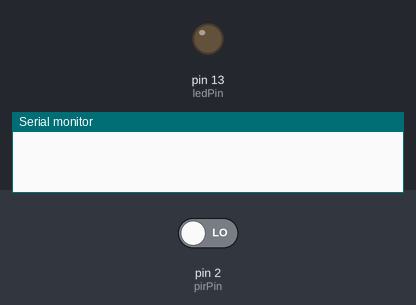
The sketch below on a simulated Arduino Uno, built with avr-gcc and run on an emulated ATmega328P. On the bench: output pins drawn as LEDs (lit = HIGH), the last lines printed to the serial monitor. Dashed ring = blinking. Inputs (shaded band) come from the test bench; at power-on: pin 2 (pirPin) LOW.

Above: at 1.2 s.
1.3 s: pin 2 (pirPin) driven HIGH
At 1.7 s:
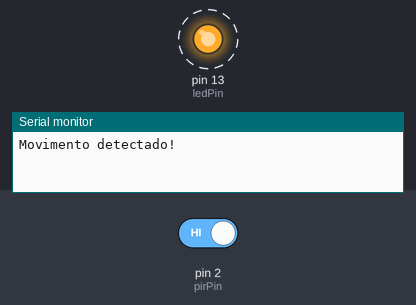
4.3 s: pin 2 (pirPin) driven LOW
At 5.4 s:
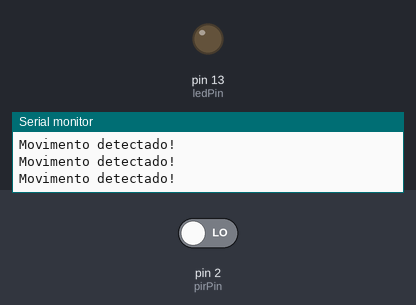
Timing chart, 0 to 7.3 s (numbered marks = the images above; inputs shaded):
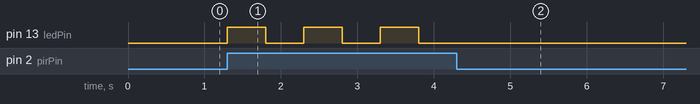

The sketch:

Lab09.ino
```cpp
// Definição dos pinos
int pirPin = 2; // Pino conectado ao sensor PIR
int ledPin = 13; // Pino conectado ao LED

void setup() {
  Serial.begin(9600); // Inicializa a comunicação serial
  pinMode(pirPin, INPUT); // Configura o pino do PIR como entrada
  pinMode(ledPin, OUTPUT); // Configura o pino do LED como saída
  digitalWrite(ledPin, LOW); // Garante que o LED comece desligado
}

void loop() {
  // Ler o estado do sensor PIR
  int pirState = digitalRead(pirPin);

  // Verificar se o sensor PIR detectou movimento
  if (pirState == HIGH) {
    Serial.println("Movimento detectado!");
    digitalWrite(ledPin, HIGH); // Acende o LED
    delay(500); // Mantém o LED aceso por 500ms
    digitalWrite(ledPin, LOW);  // Apaga o LED
    delay(500); // Atraso para o próximo ciclo de leitura
  }
}
```

Measured:
- after the input at 1.3 s, pin 13 (ledPin): alternates HIGH for 0.50 s and LOW for 0.50 s, starting at once
- after the input at 4.3 s, pin 13 (ledPin): stops changing and stays LOW
